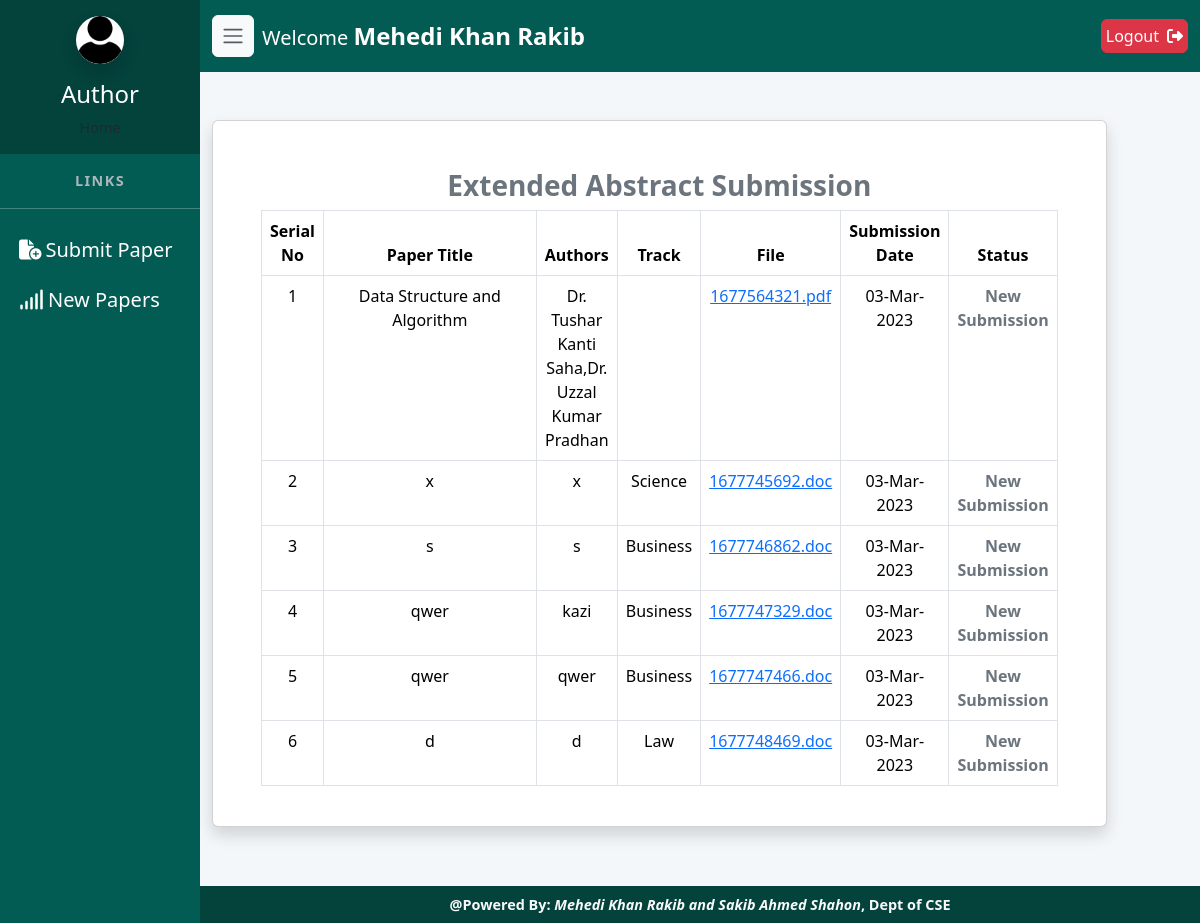
The app's page /author/new_papers.php (signed in) with its own data.
### tables this page shows
CREATE TABLE `new_paper` (
  `id` int(11) NOT NULL,
  `paper_id` varchar(200) DEFAULT NULL,
  `paper_title` varchar(200) NOT NULL,
  `author_id` int(11) NOT NULL,
  `paper_keywords` varchar(1000) NOT NULL,
  `track` varchar(100) NOT NULL,
  `authors_name` varchar(1000) NOT NULL,
  `authors_affiliation` varchar(1000) NOT NULL,
  `authors_email` varchar(2000) NOT NULL,
  `manuscript_pdf` varchar(300) NOT NULL,
  `paper_status` int(2) NOT NULL,
  `count` int(11) NOT NULL,
  `timestamps` timestamp NOT NULL DEFAULT current_timestamp() ON UPDATE current_timestamp()
);

### author/new_papers.php (the view)
<?php include('author_header.php') ?>
<div class="container-fluid mt-5">
    <div class="col-md-11">
        <div class="card pt-5 pb-4 shadow mb-5 px-md-5 px-3 bg-body rounded">
            <h3 class="text-center text-secondary fw-bold">Extended Abstract Submission</h3>
            <div class="table-responsive">
                <table class="table table-bordered table-hover text-center">
                    <thead>
                        <tr>
                            <th>Serial No</th>
                            <th width="30%">Paper Title</th>
                            <th>Authors</th>
                            <th>Track</th>
                            <th>File</th>
                            <th>Submission Date</th>
                            <th>Status</th>
                        </tr>
                    </thead>
                    <tbody>
                        <?php
                        $select_from_new_paper = "SELECT * FROM `new_paper` WHERE `author_id` = '$_SESSION[author_id]' AND `paper_status` = '1'";
                        $run_select_from_new_paper = mysqli_query($conn, $select_from_new_paper);
                        $serial_no = 1;
                        while ($row = mysqli_fetch_assoc($run_select_from_new_paper)) {
                        ?>
                            <tr>
                                <td><?php echo $serial_no; ?></td>
                                <td><?php echo $row['paper_title'] ?></td>
                                <td><?php echo $row['authors_name'] ?></td>
                                <td><?php echo $row['track'] ?></td>
                                <td><a href="document_for_manuscript/<?php echo $row['manuscript_pdf'] ?>"><?php echo $row['manuscript_pdf'] ?></a></td>
                                <td><?php echo date('d-M-Y', strtotime($row['timestamps'])) ?></td>
                                <?php
                                if ($row['paper_status'] == 1) {
                                    if ($row['count'] == 1) {
                                ?>
                                        <td class="text-secondary fw-bold"><?php echo "New Submission" ?></td>
                                    <?php
                                    } else {
                                    ?>
                                        <td class="text-secondary fw-bold"><?php echo "Re-Submission" ?></td>
                                <?php
                                    }
                                }
                                ?>
                            </tr>
                        <?php
                            $serial_no++;
                        }
                        ?>
                    </tbody>
                </table>
            </div>
        </div>
    </div>
</div>
<?php include('author_footer.php') ?>

### author/author_header.php (shortened to what this page needs)
<!DOCTYPE html>
<html>
<head>
  <link rel="stylesheet" href="css/OverlayScrollbars.min.css">
  <link rel="stylesheet" href="css/style.default.css" id="theme-stylesheet">
  <link rel="stylesheet" href="../framwork/bootstrap.min.css">
  <link rel="stylesheet" href="../framwork/all.min.css">
  <link rel="stylesheet" href="css/main.css">
</head>
<body>
  <nav class="side-navbar">
    <div class="sidebar-header d-flex align-items-center justify-content-center p-3 mb-3" style="user-select:none">
      <div class="sidenav-header-inner text-center"><img class="img-fluid rounded-circle avatar mb-3" src="img/user.png" alt="person">
        <h4>Author</h4>
        <a class="nav-link text-sm mb-0 text-muted" href="index.php">Home</a>
      </div>
    </div>
    <p class="text-uppercase text-gray-500 text-sm fw-bold heading text-center">Links
      <hr>
    </p>
    <ul class="list-unstyled">
      <li class="sidebar-item active"><a class="sidebar-link fs-5" href="new_paper_submission.php"> <i class="fa-solid fa-file-circle-plus m-1"></i> Submit Paper</a></li>
      <li class="sidebar-item"><a class="sidebar-link fs-5" href="new_papers.php"> <i class="fa-solid fa-signal m-1"></i></i> New Papers </a></li>
    </ul>
  </nav>
  <div class="page">
    <header class="header sticky-top">
      <nav class="navbar">
        <div class="container-fluid">
          <div class="d-flex align-items-center justify-content-between w-100">
            <div class="d-flex align-items-center">
              <a class=" btn btn-light d-flex align-items-center justify-content-center p-2" id="toggle-btn" href="#"><span class="navbar-toggler-icon"></span></a>
              <a class="navbar-brand ms-2">
                <div class="brand-text d-none d-md-inline-block text-capitalize letter-spacing-0 text-white fs-5"> Welcome <span class="fw-bolder fs-4"><?php echo $_SESSION['author_name'] ?></span> </div>
              </a>
            </div>
            <ul class="nav-menu mb-0 list-unstyled d-flex flex-md-row align-items-md-center">
              <li class="nav-item"><a class="btn btn-danger p-1 a_hover" href="author_logout.php"> <span class="d-none d-sm-inline-block me-2">Logout</span><i class="fa-solid fa-right-from-bracket"></i></a></li>
            </ul>
          </div>
        </div>
      </nav>
    </header>

### author/author_footer.php (shortened to what this page needs)
<footer class="main-footer w-100 position-absolute bottom-0 start-0 py-2 card_header">
  <div class="container-fluid">
    <div class="row text-center gy-3">
      <div class="col-sm-12 text-sm-start">
        <p class="mb-0 text-sm text-light text-center"><b>@Powered By: <i>Mehedi Khan Rakib and Sakib Ahmed Shahon</i>, Dept of CSE</b></p>
      </div>
    </div>
  </div>
</footer>
</div>
</body>
</html>

### author/css/main.css (style rules this page uses)
:root { --home_page_bg_color: #025c53; --card_header_bg_color: #04423c; --btn_color: hsl(187, 28%, 25%); --btn_hover_bg_color: black; --btn_hover_text_color: yellow; --to_review_color: #D35400; --on_review_color: #154360; --all_review_done: #800080; --informed_me: #996600; --resubmit: #8c1aff; }
.card_header { background-color: var(--card_header_bg_color); }
.a_hover { color: white; transition: all .5s; }

### records on screen
new_paper: paper_title "Data Structure and Algorithm", authors_name "Dr. Tushar Kanti Saha,Dr. Uzzal Kumar Pradhan", manuscript_pdf "1677564321.pdf", timestamps "03-Mar-2023", paper_status "New Submission"
new_paper: paper_title "x", authors_name "x", track "Science", manuscript_pdf "1677745692.doc", timestamps "03-Mar-2023", paper_status "New Submission"
new_paper: paper_title "s", authors_name "s", track "Business", manuscript_pdf "1677746862.doc", timestamps "03-Mar-2023", paper_status "New Submission"
new_paper: paper_title "qwer", authors_name "kazi", track "Business", manuscript_pdf "1677747329.doc", timestamps "03-Mar-2023", paper_status "New Submission"
new_paper: paper_title "qwer", authors_name "qwer", track "Business", manuscript_pdf "1677747466.doc", timestamps "03-Mar-2023", paper_status "New Submission"
new_paper: paper_title "d", authors_name "d", track "Law", manuscript_pdf "1677748469.doc", timestamps "03-Mar-2023", paper_status "New Submission"

### other values on screen
$_SESSION['author_name'] "Mehedi Khan Rakib"
